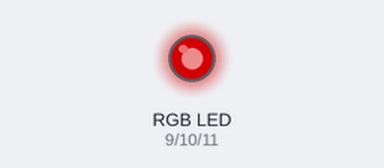
The sketch below on a simulated Arduino Uno, built with avr-gcc and run on an emulated ATmega328P. Parts: an RGB LED mixed from three pins (HIGH = lit). Dim RGB values are drawn brighter than linear.

Above: at 0.15 s.
Timing chart, 0 to 0.1 s (numbered marks = the images above):
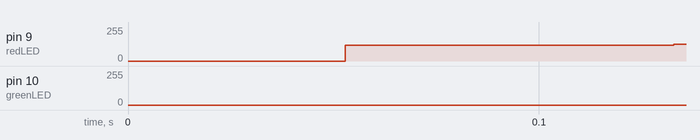

The sketch:

1.ino
```cpp
int redLED = 9, greenLED = 10, blueLED = 11;

void setup()
{
  pinMode(redLED, OUTPUT);
  pinMode(greenLED, OUTPUT);
  pinMode(blueLED, OUTPUT);
}

void loop()
{
  for (int i = 0; i < 255; i++)
  {
    RGBwrite(i, 255-i, 0);
  }

}
void RGBwrite(int r, int g, int b)
{
  analogWrite(redLED, r);
  analogWrite(greenLED, g);
  analogWrite(blueLED, b);
}
```

Measured:
- by itself, pin 9 (redLED): 0/255 → 118/255 at 0.05 s, → 125/255 0.08 s later
